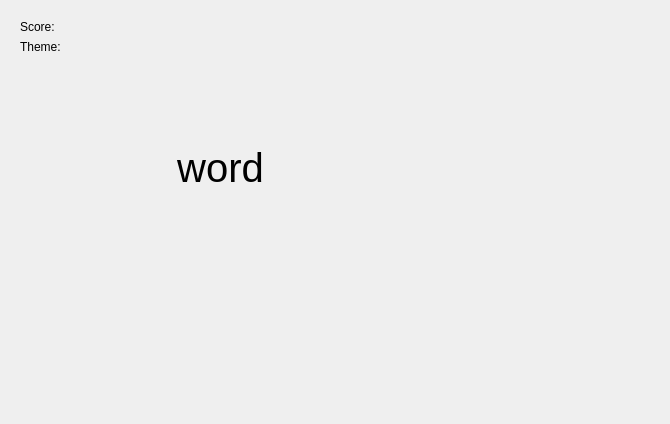
<?xml version="1.0" encoding="UTF-8"?>
<ui version="4.0">
 <class>game_hangman</class>
 <widget class="QWidget" name="game_hangman">
  <property name="geometry">
   <rect>
    <x>0</x>
    <y>0</y>
    <width>670</width>
    <height>424</height>
   </rect>
  </property>
  <property name="windowTitle">
   <string>Form</string>
  </property>
  <widget class="QWidget" name="gridLayoutWidget_2">
   <property name="geometry">
    <rect>
     <x>20</x>
     <y>200</y>
     <width>401</width>
     <height>181</height>
    </rect>
   </property>
   <layout class="QGridLayout" name="letters" rowminimumheight="0" columnminimumwidth="0">
    <property name="sizeConstraint">
     <enum>QLayout::SetMinimumSize</enum>
    </property>
   </layout>
  </widget>
  <widget class="QWidget" name="verticalLayoutWidget">
   <property name="geometry">
    <rect>
     <x>20</x>
     <y>20</y>
     <width>401</width>
     <height>171</height>
    </rect>
   </property>
   <layout class="QVBoxLayout" name="verticalLayout_2">
    <item>
     <widget class="QLabel" name="score">
      <property name="text">
       <string>Score:</string>
      </property>
     </widget>
    </item>
    <item>
     <widget class="QLabel" name="theme">
      <property name="text">
       <string>Theme:</string>
      </property>
     </widget>
    </item>
    <item>
     <spacer name="verticalSpacer">
      <property name="orientation">
       <enum>Qt::Vertical</enum>
      </property>
      <property name="sizeHint" stdset="0">
       <size>
        <width>20</width>
        <height>40</height>
       </size>
      </property>
     </spacer>
    </item>
    <item>
     <widget class="QLabel" name="game_status">
      <property name="font">
       <font>
        <pointsize>25</pointsize>
       </font>
      </property>
      <property name="text">
       <string/>
      </property>
      <property name="alignment">
       <set>Qt::AlignCenter</set>
      </property>
     </widget>
    </item>
    <item>
     <widget class="QLabel" name="word">
      <property name="font">
       <font>
        <pointsize>30</pointsize>
       </font>
      </property>
      <property name="text">
       <string>word</string>
      </property>
      <property name="alignment">
       <set>Qt::AlignCenter</set>
      </property>
     </widget>
    </item>
   </layout>
  </widget>
 </widget>
 <resources/>
 <connections/>
</ui>
